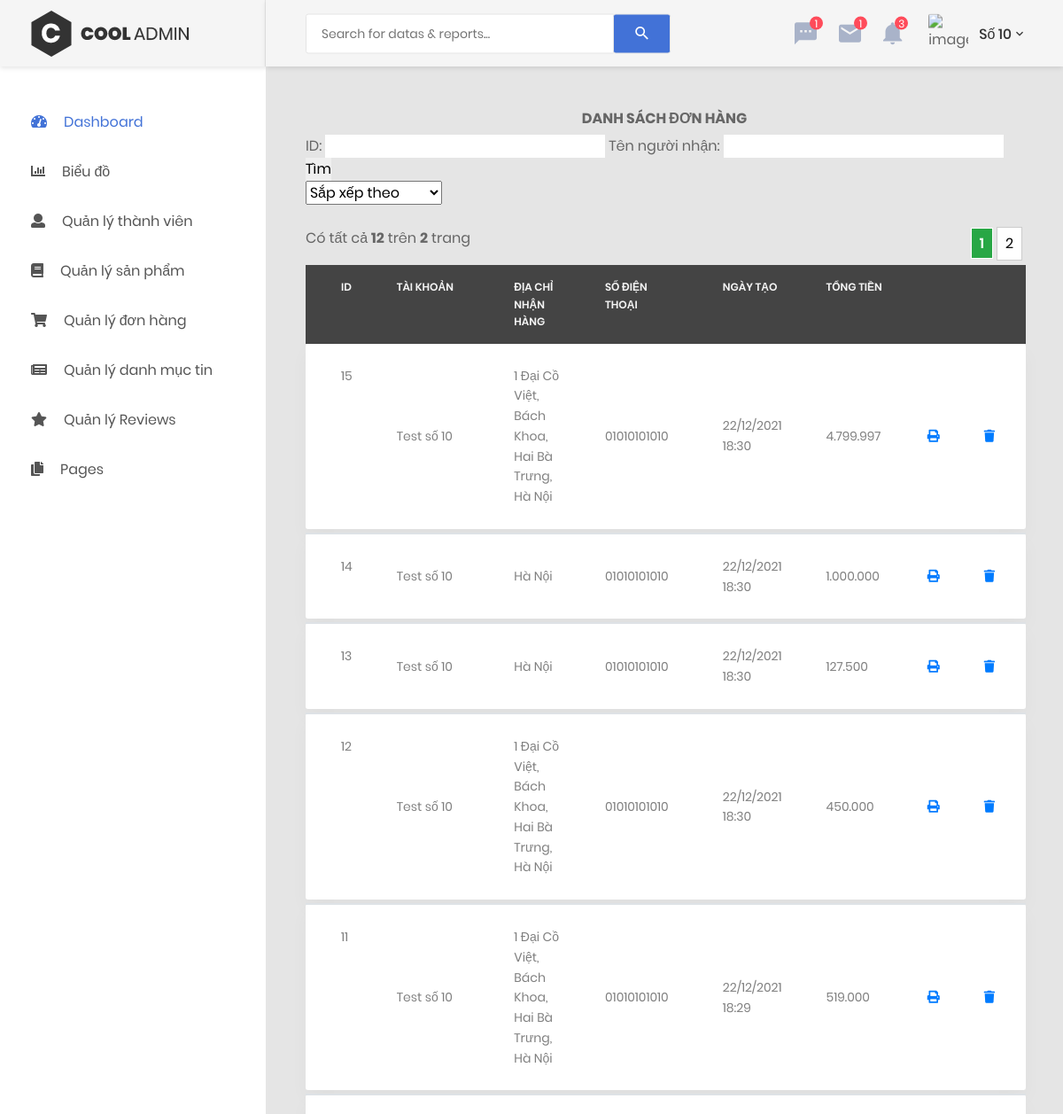
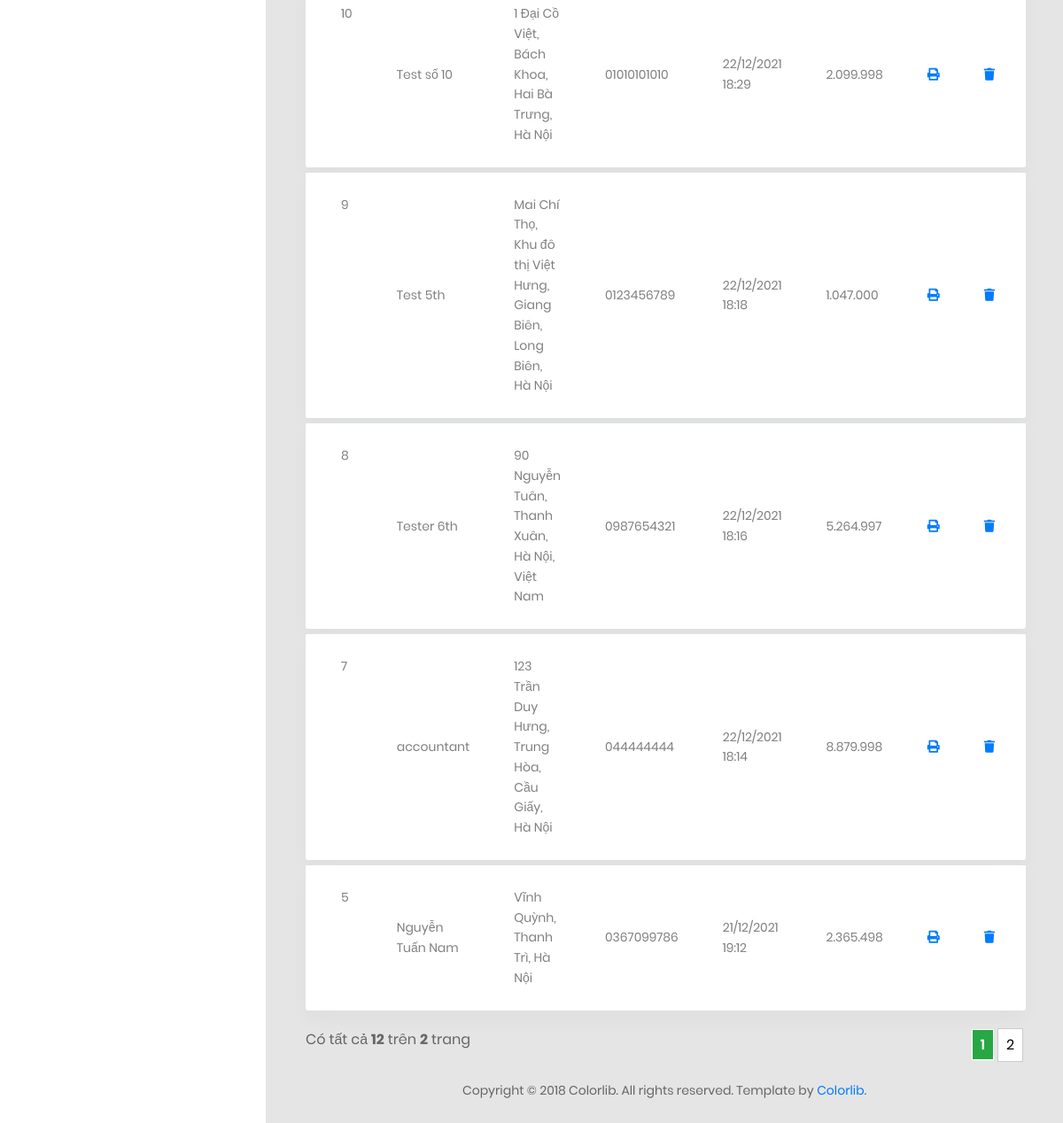
The page /admin/order.php (signed in) on the database its author committed (2 pictures, top to bottom).
### tables this page shows
CREATE TABLE `orders` (
  `id` int(11) NOT NULL,
  `customer_id` int(11) DEFAULT NULL,
  `fullname` varchar(255) NOT NULL,
  `phone` varchar(255) DEFAULT NULL,
  `address` varchar(500) NOT NULL,
  `note` text DEFAULT NULL,
  `total` int(11) NOT NULL,
  `created_date` int(11) NOT NULL,
  `required_date` int(11) DEFAULT NULL,
  `status` tinyint(4) NOT NULL DEFAULT 1,
  `last_updated` int(11) NOT NULL
);

### admin/order.php (the view, shortened to what this page needs)
<?php
    include 'header.php';
     ?>
   <body>
        <?php if (empty($_SESSION['current_user'])) { ?>
            <a href="login.php">Đăng nhập để vào trang Admin</a>
            <?php
         } else {
        include 'menu_sidebar.php';
        ?>
        <div class="page-container">
    <?php
        include 'admin_navbar.php';
    $config_name = "order";
    $config_title = "ĐƠN HÀNG   ";
        $item_per_page = (!empty($_GET['per_page'])) ? $_GET['per_page'] : 10;
        $current_page = (!empty($_GET['page'])) ? $_GET['page'] : 1;
        $offset = ($current_page - 1) * $item_per_page;
        if(!empty($where)){
            $orders = mysqli_query($con, "SELECT * FROM `orders` where (".$where.") ORDER BY `id` DESC LIMIT " . $item_per_page . " OFFSET " . $offset);
        }else{
            $orders = mysqli_query($con, "SELECT * FROM `orders` ORDER BY `id` DESC LIMIT " . $item_per_page . " OFFSET " . $offset);
        }
    ?>
            <div class="main-content">
                <div class="section__content section__content--p30">
                    <div class="container-fluid">
                        <p style="text-align:center;padding: 5px"><b>DANH SÁCH <?= $config_title ?></b></p>
                        <div class="row">
                            <div class="col-md-12" style="margin-bottom:10px">
                                <form id="<?= $config_name ?>-search-form" action="<?= $config_name ?>.php?action=search" method="POST">
                                    <fieldset>
                                        ID: <input type="text" name="id" value="<?= !empty($id) ? $id : "" ?>" />
                                        Tên người nhận: <input type="text" name="fullname" value="<?= !empty($name) ? $name : "" ?>" />
                                        <input type="submit" value="Tìm" />
                                    </fieldset>
                                </form>
                                <select name="sort" id="sort" onchange="this.options[this.selectedIndex].value && (window.location = this.options[this.selectedIndex].value);">
                                    <option value="" hidden selected>Sắp xếp theo</option>
                                </select>
                            </div>
                            <div class="col-md-12">
                                <div class="table-responsive table-responsive-data2">
                            <?php
                            include './pagination.php';
                            ?>
                                    <table class="table table-data2" style="margin-top:5px;">
                                        <thead style="background-color:#444;color:#f4f4f4">
                                            <tr>
                                                <th style="color:#f4f4f4;">ID</th>
                                                <th style="color:#f4f4f4;">Tài khoản</th>
                                                <th style="color:#f4f4f4;">Địa chỉ nhận hàng</th>
                                                <th style="color:#f4f4f4;">Số điện thoại</th>
                                                <th style="color:#f4f4f4;">Ngày tạo</th>
                                                <th style="color:#f4f4f4;">Tổng tiền</th>
                                                <th></th>
                                                <th></th>
                                            </tr>
                                        </thead>
                                <?php  while ($row = mysqli_fetch_array($orders)) { ?>
                                        <tbody>
                                            <tr class="tr-shadow">
                                                <td><?=$row['id']?></td>
                                                <td><?=$row['fullname']?></td>
                                                <td ><?=$row['address']?></td>
                                                <td><?=$row['phone']?></td>
                                                <td><?=date('d/m/Y H:i', $row['created_date'])?></td>
                                                <td><?= number_format($row['total'], 0, ",", ".")?></td>
                                                <td><a class="fa fa-print" href="order_printing.php?id=<?=$row['id']?>" target="_blank"></a></td>
                                                <td><a class="fa fa-trash" href="order_delete.php?id=<?=$row['id']?>"></a></td>
                                            </tr><tr class="spacer"></tr>
                                        </tbody>
                                 <?php  } ?>
                                    </table>
                                </div>
                            <?php
                            include './pagination.php';
                            ?>
                            </div>
                        </div>
                        <div class="row">
                            <div class="col-md-12">
                                <div class="copyright">
                                    <p>Copyright © 2018 Colorlib. All rights reserved. Template by <a href="https://colorlib.com">Colorlib</a>.</p>
                                </div>
                            </div>
                        </div>
                    </div>
                </div>
            </div>
    </div>
    <?php } ?>
</body>
</html>

### rows shown on the page
orders: id "15", fullname "Test số 10", address "1 Đại Cồ Việt, Bách Khoa, Hai Bà Trưng, Hà Nội", phone "01010101010", created_date "22/12/2021 18:30", total "4.799.997"
orders: id "14", fullname "Test số 10", address "Hà Nội", phone "01010101010", created_date "22/12/2021 18:30", total "1.000.000"
orders: id "13", fullname "Test số 10", address "Hà Nội", phone "01010101010", created_date "22/12/2021 18:30", total "127.500"
orders: id "12", fullname "Test số 10", address "1 Đại Cồ Việt, Bách Khoa, Hai Bà Trưng, Hà Nội", phone "01010101010", created_date "22/12/2021 18:30", total "450.000"
orders: id "11", fullname "Test số 10", address "1 Đại Cồ Việt, Bách Khoa, Hai Bà Trưng, Hà Nội", phone "01010101010", created_date "22/12/2021 18:29", total "519.000"
orders: id "10", fullname "Test số 10", address "1 Đại Cồ Việt, Bách Khoa, Hai Bà Trưng, Hà Nội", phone "01010101010", created_date "22/12/2021 18:29", total "2.099.998"
orders: id "9", fullname "Test 5th", address "Mai Chí Thọ, Khu đô thị Việt Hưng, Giang Biên, Long Biên, Hà Nội", phone "0123456789", created_date "22/12/2021 18:18", total "1.047.000"
orders: id "8", fullname "Tester 6th", address "90 Nguyễn Tuân, Thanh Xuân, Hà Nội, Việt Nam", phone "0987654321", created_date "22/12/2021 18:16", total "5.264.997"
orders: id "7", fullname "accountant", address "123 Trần Duy Hưng, Trung Hòa, Cầu Giấy, Hà Nội", phone "044444444", created_date "22/12/2021 18:14", total "8.879.998"
orders: id "5", fullname "Nguyễn Tuấn Nam", address "Vĩnh Quỳnh, Thanh Trì, Hà Nội", phone "0367099786", created_date "21/12/2021 19:12", total "2.365.498"

### other values the page prints
$currentUser['last_name'] "Số 10"
$config_title "ĐƠN HÀNG"
$totalRecords "12 12"
$totalPages "2 2"
